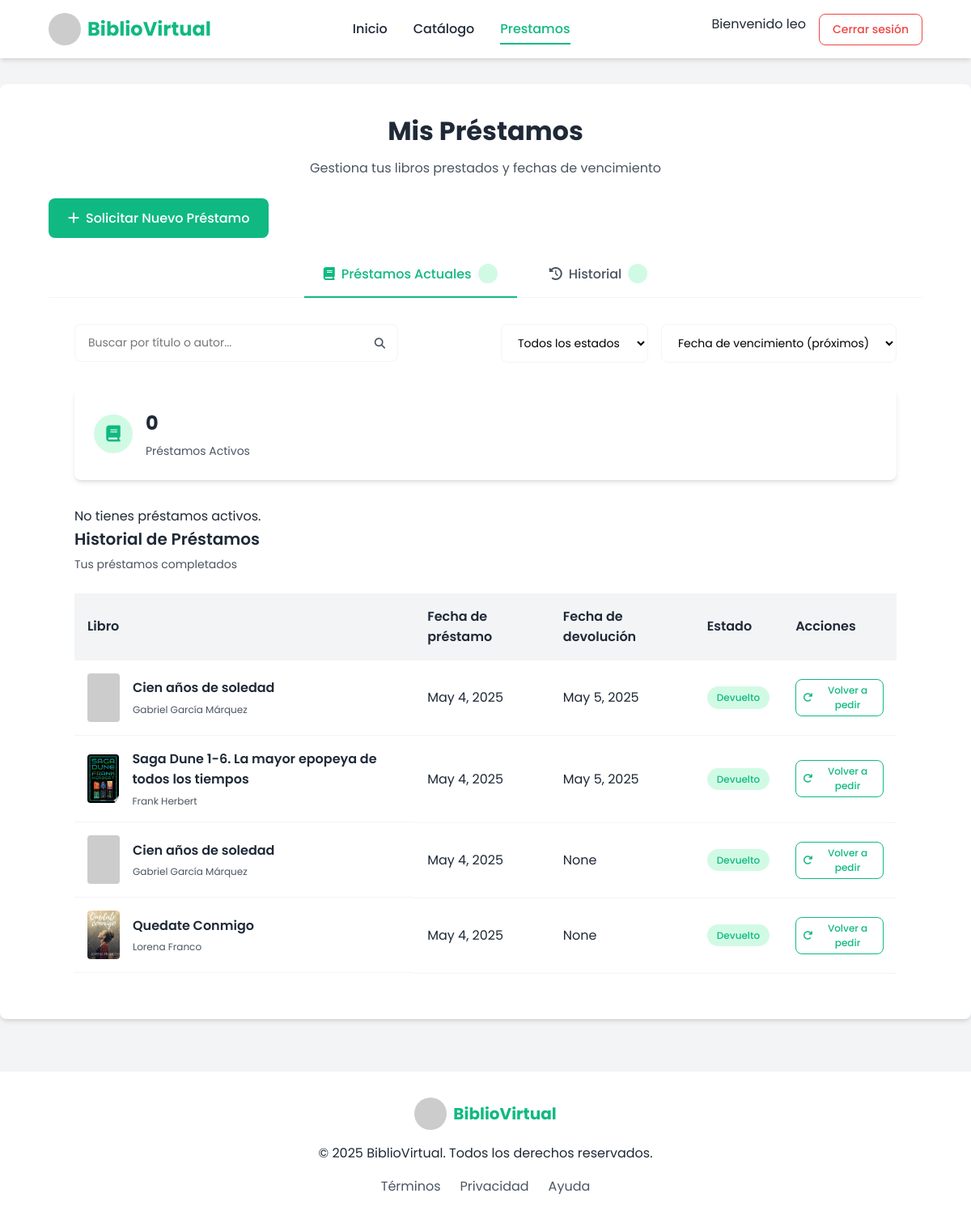
Page /prestamos/mis/ (signed in) on the committed database.
### usuarios/models.py (models this page shows, shortened)
class Usuario(AbstractUser):
    correo_electronico = models.EmailField(unique=True, null=False, blank=False)
    fecha_registro = models.DateField(auto_now_add=True)
    ROL_CHOICES = [
        ('admin', 'Administrador'),
        ('usuario', 'Usuario'),
    ]
    rol = models.CharField(max_length=10, choices=ROL_CHOICES, default='usuario')
    """mfa_enabled = models.BooleanField(default=False)
    mfa_secret = models.CharField(max_length=32, blank=True, null=True)
    mfa_verified = models.BooleanField(default=False)"""
    mfa_enabled = models.BooleanField(default=False)

### prestamos/models.py (models this page shows, shortened)
class Prestamo(models.Model):
    usuario = models.ForeignKey(Usuario, on_delete=models.CASCADE)
    libro = models.ForeignKey(Libro, on_delete=models.CASCADE)
    fecha_prestamo = models.DateField(auto_now_add=True)
    fecha_vencimiento = models.DateField()
    fecha_devolucion = models.DateField(null=True, blank=True)
    ESTADO_CHOICES = [
        ('pendiente', 'Pendiente'),
        ('activo', 'Activo'),
        ('vencido', 'Vencido'),
        ('devuelto', 'Devuelto'),
    ]
    estado = models.CharField(max_length=10, choices=ESTADO_CHOICES, default='activo')

### libros/models.py (models this page shows, shortened)
class Libro(models.Model):
    titulo = models.CharField(max_length=200)
    autor = models.CharField(max_length=100)
    editorial = models.CharField(max_length=100)
    año_publicacion = models.PositiveIntegerField()
    ISBN = models.CharField(max_length=13, unique=True)
    disponibilidad = models.BooleanField(default=True)
    genero = models.ForeignKey(Genero, on_delete=models.CASCADE)
    existencias = models.PositiveIntegerField(default=1)
    portada = models.ImageField(upload_to='portadas/', null=True, blank=True)
    portada_url = models.URLField(blank=True, null=True)
    def portada_preview(self):
        if self.portada:
            return mark_safe(
                f'<img src="{self.portada.url}" width="120" height="160" style="object-fit: contain; border: 1px solid #ccc;" />')
        elif self.portada_url:  # <--- MUESTRA LA URL SI LA IMAGEN AÚN NO SE HA GUARDADO
            return mark_safe(
                f'<img src="{self.portada_url}" width="120" height="160" style="object-fit: contain; border: 1px solid #ccc;" />')
        return "(Sin portada)"
    portada_preview.short_description = "Vista previa"

### prestamos/views.py (the view)
# urls.py: path('mis/', views.mis_prestamos, name='mis_prestamos'),
@login_required
def mis_prestamos(request):
    prestamos_actuales = Prestamo.objects.filter(usuario=request.user, estado__in=['activo', 'pendiente', 'vencido']).order_by('fecha_devolucion').select_related('libro')
    historial_prestamos = Prestamo.objects.filter(usuario=request.user, estado='devuelto').order_by(
        '-fecha_devolucion').select_related('libro')
    context = {
        'prestamos_actuales': prestamos_actuales,
        'historial_prestamos': historial_prestamos,
    }
    return render(request, 'prestamos.html', context)

### prestamos/templates/prestamos.html (shortened to what this page needs)
    {% load static %}
    <!DOCTYPE html>
    <html lang="es">
    <head>
        <link rel="stylesheet" href="{% static 'css/prestamos.css' %}">
        <link rel="stylesheet" href="https://cdnjs.cloudflare.com/ajax/libs/font-awesome/6.4.0/css/all.min.css">
    </head>
    <body>
        <header class="header">
            <div class="container">
                <div class="logo">
                    <img src="https://via.placeholder.com/40/10b981/FFFFFF?text=B" alt="Logo BiblioVirtual">
                    <h1>BiblioVirtual</h1>
                </div>
                <nav class="main-nav">
                    <ul>
                        <li><a href="{% url 'inicio' %}">Inicio</a></li>
                        <li><a href="{% url 'catalogo' %}" >Catálogo</a></li>
                        <li><a href="{% url 'prestamos:prestamos' %}" class="active">Prestamos</a></li>
                    </ul>
                </nav>
                <div class="auth-buttons">
                {% if request.user.is_authenticated %}
                    <span class="welcome-msg">Bienvenido {{ request.user.username }}</span>
                    <form method="post" action="{% url 'logout' %}">
                        <button type="submit" class="btn btn-danger">Cerrar sesión</button>
                    </form>
                {% else %}
                    <a href="{% url 'login' %}" class="btn btn-outline active">Iniciar Sesión</a>
                    <a href="{% url 'registro' %}" class="btn btn-primary">Registrarse</a>
                {% endif %}
                </div>
            </div>
        </header>
        <main>
            {% if user.is_authenticated %}
            <div class="loans-container">
                <div class="container">
                    <div class="loans-header">
                        <h2>Mis Préstamos</h2>
                        <p>Gestiona tus libros prestados y fechas de vencimiento</p>
                        <button class="btn btn-primary new-loan-btn" id="newLoanBtn">
                            <i class="fas fa-plus"></i>
                            Solicitar Nuevo Préstamo
                        </button>
                    </div>
                    <div class="loans-tabs">
                        <button class="tab-btn active" data-tab="current">
                            <i class="fas fa-book"></i>
                            Préstamos Actuales
                            <span class="count">{{ prestamos_actuales_count }}</span>
                        </button>
                        <button class="tab-btn" data-tab="history">
                            <i class="fas fa-history"></i>
                            Historial
                            <span class="count">{{ historial_prestamos_count }}</span>
                        </button>
                    </div>
                    <div class="loans-content">
                        <div class="loans-filters">
                            <div class="search-box">
                                <input type="text" id="searchLoans" placeholder="Buscar por título o autor...">
                                <button class="search-btn">
                                    <i class="fas fa-search"></i>
                                </button>
                            </div>
                            <div class="filter-options">
                                <select id="statusFilter">
                                    <option value="all">Todos los estados</option>
                                </select>
                                <select id="sortLoans">
                                    <option value="duedate-asc">Fecha de vencimiento (próximos)</option>
                                </select>
                            </div>
                        </div>
                        <div class="tab-content active" id="current-tab">
                            <div class="loans-summary">
                                <div class="summary-card">
                                    <div class="summary-icon">
                                        <i class="fas fa-book"></i>
                                    </div>
                                    <div class="summary-info">
                                        <h3>{{ prestamos_actuales|length }}</h3>
                                        <p>Préstamos Activos</p>
                                    </div>
                                </div>
                                </div>
                            <div class="loans-list">
                                {% for prestamo in prestamos_actuales %}
                                    <div class="loan-card {% if prestamo.estado == 'vencido' %}overdue{% elif prestamo.fecha_devolucion <= today|date:'Y-m-d'|add:'7' %}soon{% else %}ontime{% endif %}">
                                        <div class="loan-status">
                                            <span class="status-badge">{{ prestamo.get_estado_display }}</span>
                                            {% if prestamo.estado == 'vencido' %}
                                                <span class="overdue-days">Vencido</span> {% elif prestamo.fecha_devolucion <= today|date:'Y-m-d'|add:'7' %}
                                                <span class="soon-days">Próximo a vencer</span> {% endif %}
                                        </div>
                                        <div class="loan-book">
                                            {% if prestamo.libro.portada %}
                                                <img src="{{ prestamo.libro.portada.url }}" alt="{{ prestamo.libro.titulo }}">
                                            {% elif prestamo.libro.portada_url %}
                                                <img src="{{ prestamo.libro.portada_url }}" alt="{{ prestamo.libro.titulo }}">
                                            {% else %}
                                                <img src="https://via.placeholder.com/120x180/cccccc/FFFFFF?text=Sin+Portada" alt="Sin Portada">
                                            {% endif %}
                                            <div class="loan-book-info">
                                                <h3>{{ prestamo.libro.titulo }}</h3>
                                                <p class="book-author">{{ prestamo.libro.autor }}</p>
                                                <div class="book-meta">
                                                    <span><i class="fas fa-bookmark"></i> {{ prestamo.libro.genero.nombre_genero }}</span>
                                                    <span><i class="fas fa-calendar"></i> {{ prestamo.libro.año_publicacion }}</span>
                                                </div>
                                            </div>
                                        </div>
                                        <div class="loan-details">
                                            <div class="loan-date">
                                                <span class="label">Prestado el:</span>
                                                <span class="value">{{ prestamo.fecha_prestamo }}</span>
                                            </div>
                                            <div class="due-date">
                                                <span class="label">Fecha de vencimiento:</span>
                                                <span class="value">{{ prestamo.fecha_vencimiento }}</span>
                                            </div>
                                            </div>
                                        <div class="loan-actions">
                                            <a href="{% url 'prestamos:devolver_libro' prestamo.id %}" class="btn btn-outline">
                                                <i class="fas fa-undo"></i>
                                                Devolver
                                            </a>
                                        </div>
                                    </div>
                                {% empty %}
                                    <p>No tienes préstamos activos.</p>
                                {% endfor %}
                            </div>
                        </div>
                        <div class="tab-content" id="history-tab">
                            <div class="loans-history-header">
                                <h3>Historial de Préstamos</h3>
                                <p>Tus préstamos completados</p>
                            </div>
                            <div class="loans-history-table">
                                <table>
                                    <thead>
                                        <tr>
                                            <th>Libro</th>
                                            <th>Fecha de préstamo</th>
                                            <th>Fecha de devolución</th>
                                            <th>Estado</th>
                                            <th>Acciones</th>
                                        </tr>
                                    </thead>
                                    <tbody>
                                        {% for prestamo in historial_prestamos %}
                                            <tr>
                                                <td class="book-cell">
                                                    {% if prestamo.libro.portada %}
                                                        <img src="{{ prestamo.libro.portada.url }}" alt="{{ prestamo.libro.titulo }}">
                                                    {% elif prestamo.libro.portada_url %}
                                                        <img src="{{ prestamo.libro.portada_url }}" alt="{{ prestamo.libro.titulo }}">
                                                    {% else %}
                                                        <img src="https://via.placeholder.com/40x60/cccccc/FFFFFF?text=Sin+Portada" alt="Sin Portada">
                                                    {% endif %}
                                                    <div>
                                                        <h4>{{ prestamo.libro.titulo }}</h4>
                                                        <p>{{ prestamo.libro.autor }}</p>
                                                    </div>
                                                </td>
                                                <td>{{ prestamo.fecha_prestamo }}</td>
                                                <td>{{ prestamo.fecha_devolucion}}</td>
                                                <td><span class="status-pill completed">{{ prestamo.get_estado_display }}</span></td>
                                                <td>
                                                    <button class="btn btn-sm btn-outline" disabled>
                                                        <i class="fas fa-redo"></i>
                                                        Volver a pedir
                                                    </button>
                                                </td>
                                            </tr>
                                        {% empty %}
                                            <tr><td colspan="5">No tienes historial de préstamos.</td></tr>
                                        {% endfor %}
                                    </tbody>
                                </table>
                            </div>
                            </div>
                </div>
            </div>
            {% else %}
                <div style="text-align: center; padding: 50px;">
                <h2>Necesitas iniciar sesión para ver o pedir préstamos.</h2>
                <a href="{% url 'login' %}" class="btn btn-primary" style="margin-top: 20px;">Iniciar Sesión</a>
            </div>
        {% endif %}
        </main>
        <footer class="footer">
            <div class="container">
                <div class="footer-content">
                    <div class="footer-logo">
                        <img src="https://via.placeholder.com/40/10b981/FFFFFF?text=B" alt="Logo BiblioVirtual">
                        <h3>BiblioVirtual</h3>
                    </div>
                    <p>© <span id="currentYear"></span> BiblioVirtual. Todos los derechos reservados.</p>
                    <div class="footer-links">
                        <a href="#">Términos</a>
                        <a href="#">Privacidad</a>
                        <a href="#">Ayuda</a>
                    </div>
                </div>
            </div>
        </footer>
    </body>
    </html>

### rows in the picture
Usuario: user.username "leo"
Prestamo: libro.titulo "Cien años de soledad", libro.autor "Gabriel García Márquez", fecha_prestamo "May 4, 2025", fecha_devolucion "May 5, 2025", estado "Devuelto"
Prestamo: libro.portada (picture), libro.titulo "Saga Dune 1-6. La mayor epopeya de todos los tiempos", libro.autor "Frank Herbert", fecha_prestamo "May 4, 2025", fecha_devolucion "May 5, 2025", estado "Devuelto"
Prestamo: libro.titulo "Cien años de soledad", libro.autor "Gabriel García Márquez", fecha_prestamo "May 4, 2025", fecha_devolucion "None", estado "Devuelto"
Prestamo: libro.portada (picture), libro.titulo "Quedate Conmigo", libro.autor "Lorena Franco", fecha_prestamo "May 4, 2025", fecha_devolucion "None", estado "Devuelto"

### other values in the picture
{{ prestamos_actuales|length }} "0"
